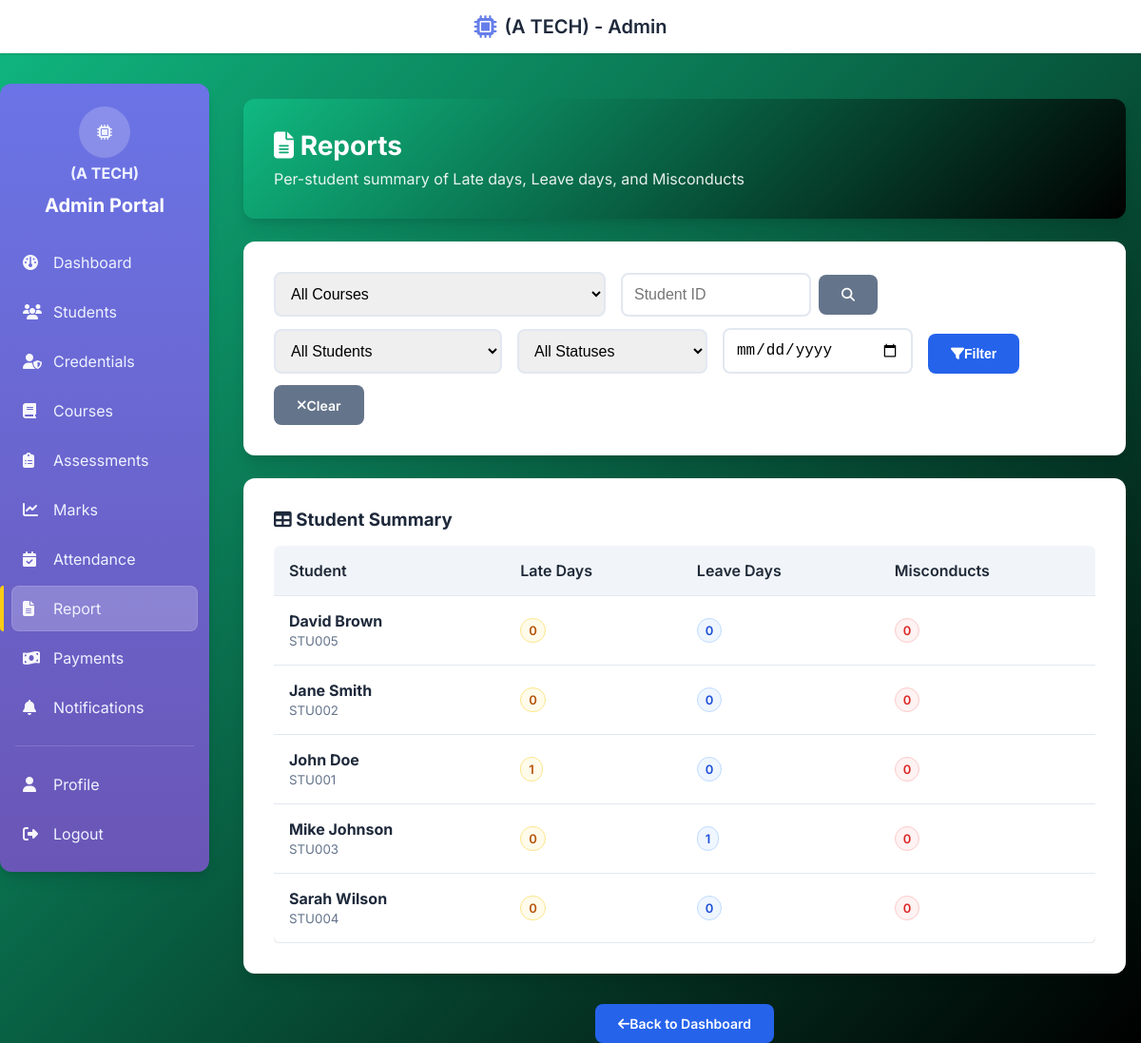
The app's page /reports.php (signed in) with its own data.
### tables this page shows
CREATE TABLE students (
    id INT AUTO_INCREMENT PRIMARY KEY,
    student_id VARCHAR(20) UNIQUE NOT NULL,
    full_name VARCHAR(100) NOT NULL,
    email VARCHAR(100) UNIQUE NOT NULL,
    phone VARCHAR(20),
    gender ENUM('Male', 'Female', 'Other') NOT NULL,
    dob DATE NOT NULL,
    address TEXT,
    enrollment_date DATE NOT NULL,
    status ENUM('Active', 'Inactive', 'Graduated', 'Suspended') DEFAULT 'Active',
    created_at TIMESTAMP DEFAULT CURRENT_TIMESTAMP,
    updated_at TIMESTAMP DEFAULT CURRENT_TIMESTAMP ON UPDATE CURRENT_TIMESTAMP
);

### reports.php (the view, shortened to what this page needs)
<?php
require_once __DIR__ . '/includes/header.php';
echo '<link rel="stylesheet" href="assets/css/report-card.css">';
$filter_date_to = $_GET['date_to'] ?? '';
$filter_student_code = trim($_GET['student_code'] ?? '');
$where = [];
$where[] = "s.status = 'Active'";
$where_clause = $where ? ('WHERE ' . implode(' AND ', $where)) : '';
$sql = "SELECT s.id AS sid, s.student_id AS student_code, s.full_name,
               COALESCE(SUM(CASE WHEN a.status = 'Late' THEN 1 ELSE 0 END),0) AS late_days,
               COALESCE(SUM(CASE WHEN a.status = 'Excused' THEN 1 ELSE 0 END),0) AS leave_days
        FROM students s
        LEFT JOIN attendance a ON a.student_id = s.id
        $where_clause
        GROUP BY s.id, s.student_id, s.full_name
        ORDER BY s.full_name";
$stmt = $conn->prepare($sql);
$stmt->execute();
$attendance_summary = $stmt->get_result()->fetch_all(MYSQLI_ASSOC);
$misconduct_map = [];
?>
<div class="container">
    <div class="card" style="margin-bottom: 1.5rem; background: linear-gradient(135deg, #10b981 0%, #000000 100%); color: white;">
        <div style="display:flex; align-items:center; justify-content:space-between; gap:1rem;">
            <div>
                <h1 style="margin:0; color:white; font-size:1.75rem;"><i class="fas fa-file-lines"></i> Reports</h1>
                <p style="margin:0.5rem 0 0 0; color:rgba(255,255,255,0.9);">Per-student summary of Late days, Leave days, and Misconducts</p>
            </div>
        </div>
    </div>
    <div class="card" style="margin-bottom:1.5rem;">
        <form id="reportsFilterForm" method="get" class="reports-form">
            <select name="course_id" class="form-input" style="width:auto; min-width:220px;">
                <option value="">All Courses</option>
            </select>
            <div style="display:flex; gap:0.5rem; align-items:center;">
                <input type="text" name="student_code" class="form-input" style="width:180px;" placeholder="Student ID" value="<?= htmlspecialchars($filter_student_code) ?>">
                <button type="submit" class="btn btn-secondary" title="Find by ID"><i class="fas fa-search"></i></button>
            </div>
            <select name="student_id" class="form-input" style="width:auto; min-width:240px;">
                <option value="">All Students</option>
            </select>
            <select name="status" class="form-input" style="width:auto; min-width:200px;">
                <option value="">All Statuses</option>
            </select>
            <input type="date" name="date_to" class="form-input" style="width:auto;" value="<?= htmlspecialchars($filter_date_to) ?>">
            <button type="submit" class="btn btn-primary"><i class="fas fa-filter"></i> Filter</button>
            <a href="reports.php" class="btn btn-secondary"><i class="fas fa-times"></i> Clear</a>
        </form>
    </div>
    <div class="card">
        <h3 style="margin-bottom:1rem;"><i class="fas fa-table"></i> Student Summary</h3>
        <div style="overflow-x:auto;">
            <table class="table">
                <thead>
                    <tr>
                        <th>Student</th>
                        <th>Late Days</th>
                        <th>Leave Days</th>
                        <th>Misconducts</th>
                    </tr>
                </thead>
                <tbody>
                <?php if ($attendance_summary): ?>
                    <?php foreach($attendance_summary as $row): ?>
                    <tr>
                        <td>
                            <strong><?= htmlspecialchars($row['full_name']) ?></strong><br>
                            <small style="color: var(--secondary-color);"><?= htmlspecialchars($row['student_code']) ?></small>
                        </td>
                        <td><span class="badge badge-warning"><?= (int)$row['late_days'] ?></span></td>
                        <td><span class="badge badge-info"><?= (int)$row['leave_days'] ?></span></td>
                        <td><span class="badge badge-danger"><?= (int)($misconduct_map[$row['sid']] ?? 0) ?></span></td>
                    </tr>
                    <?php endforeach; ?>
                <?php else: ?>
                    <tr>
                        <td colspan="4" style="text-align:center; padding:2rem; color: var(--secondary-color);">No data found.</td>
                    </tr>
                <?php endif; ?>
                </tbody>
            </table>
        </div>
    </div>
    <div style="text-align:center; margin-top:2rem;">
        <a href="dashboard.php" class="btn btn-primary"><i class="fas fa-arrow-left"></i> Back to Dashboard</a>
    </div>
</div>
<?php require_once __DIR__ . '/includes/footer.php'; ?>

### assets/css/style.css (style rules this page uses)
:root { --primary-color: #2563eb; --secondary-color: #64748b; --success-color: #10b981; --danger-color: #ef4444; --warning-color: #f59e0b; --info-color: #0ea5e9; --dark-color: #1e293b; --light-color: #f8fafc; --border-color: #e2e8f0; --shadow: 0 1px 3px 0 rgba(0, 0, 0, 0.1), 0 1px 2px 0 rgba(0, 0, 0, 0.06); --shadow-lg: 0 10px 15px -3px rgba(0, 0, 0, 0.1), 0 4px 6px -2px rgba(0, 0, 0, 0.05); }
* { margin: 0; padding: 0; box-sizing: border-box; }
html, body { font-family: 'Inter', -apple-system, BlinkMacSystemFont, sans-serif; background: linear-gradient(135deg, #10b981 0%, #000000 100%); min-height: 100vh; color: var(--dark-color); }
.container { max-width: 1400px; margin: 0 auto; padding: 0 1rem; }
.card { background: white; border-radius: 12px; box-shadow: var(--shadow-lg); padding: 2rem; margin: 1rem 0; transition: transform 0.18s ease, box-shadow 0.18s ease; }
.btn { display: inline-flex; align-items: center; justify-content: center; padding: 0.75rem 1.5rem; border: none; border-radius: 8px; font-weight: 600; text-decoration: none; cursor: pointer; transition: all 0.2s; font-size: 0.875rem; }
.btn-primary { background: var(--primary-color); color: white; }
.btn-secondary { background: var(--secondary-color); color: white; }
.form-input { width: 100%; padding: 0.75rem; border: 2px solid var(--border-color); border-radius: 8px; font-size: 1rem; transition: border-color 0.2s; }
.table { width: 100%; border-collapse: collapse; background: white; border-radius: 8px; overflow: hidden; box-shadow: var(--shadow); }
.table th, .table td { padding: 1rem; text-align: left; border-bottom: 1px solid var(--border-color); }
.table th { background: var(--light-color); font-weight: 600; color: var(--dark-color); }

### assets/css/report-card.css (style rules this page uses)
.reports-form { display: flex; flex-wrap: wrap; gap: 0.75rem 1rem; align-items: end; }
.reports-form .form-input { min-width: 200px; }
.reports-form .form-input[name="student_code"] { width: 180px; }
.reports-form .btn { height: 42px; }
.badge { display: inline-block; padding: .25rem .5rem; border-radius: 9999px; font-size: .8125rem; font-weight: 600; }
.badge-danger { background:#fef2f2; color:#dc2626; border:1px solid #fecaca; }
.badge-warning { background:#fffbeb; color:#b45309; border:1px solid #fde68a; }
.badge-info { background:#eff6ff; color:#1d4ed8; border:1px solid #bfdbfe; }
.table thead th { background: #f1f5f9; color:#1f2937; }

### records on screen
students: full_name "David Brown", student "STU005", late_days "0", leave_days "0", id "0"
students: full_name "Jane Smith", student "STU002", late_days "0", leave_days "0", id "0"
students: full_name "John Doe", student "STU001", late_days "1", leave_days "0", id "0"
students: full_name "Mike Johnson", student "STU003", late_days "0", leave_days "1", id "0"
students: full_name "Sarah Wilson", student "STU004", late_days "0", leave_days "0", id "0"
